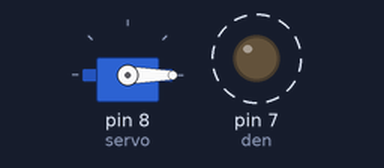
This sketch was run on a simulated Arduino Uno, built with avr-gcc and run on an emulated ATmega328P. On the bench: servo, output pins drawn as LEDs (lit = HIGH). Dashed ring = blinking. What the sketch prints to the serial monitor is not drawn.

Above: at 0.05 s.
At 5.2 s:
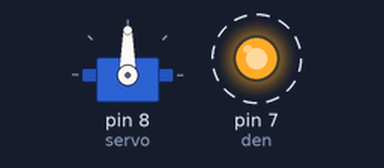
Timing chart, 0 to 7.9 s (numbered marks = the images above):
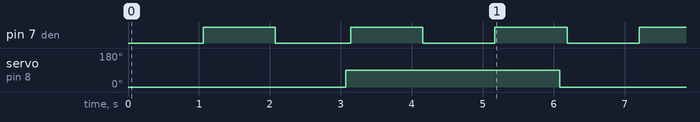

Measured:
- by itself, pin 7 (den): alternates HIGH for 1.0 s and LOW for 1.0 s
- by itself, servo on pin 8 (servo): alternates 90° for 3.0 s and 0° for 3.0 s

The sketch:

test4.ino
```cpp
int choden = 1000;
int choservo = 3000;
unsigned long hientai_den = 0;
unsigned long hientai_servo = 0;
unsigned long thoigian;

int den = 7;

#include <Servo.h>
Servo myservo;
int servo = 8;
int goc_servo;

void setup()
{
  Serial.begin(9600);

  pinMode(den, OUTPUT);
  myservo.attach(servo);
  myservo.write(0);
}

void loop()
{
//    digitalWrite(den, HIGH);
//    delay(1000);
//    digitalWrite(den, LOW);
//    delay(1000);

    thoigian = millis();
    Serial.print("Time: "); Serial.println(thoigian);
    goc_servo = myservo.read();

    if(thoigian - hientai_den >= choden)
    {
        hientai_den = millis();
        Serial.print("              ");
        Serial.print("Hiện tại Đèn: "); Serial.print(hientai_den); Serial.print("     ");

        if (digitalRead(den) == LOW)
        {
          digitalWrite(den, HIGH);
          Serial.println("Đèn ON");
        }
        else
        {
          digitalWrite(den, LOW);
          Serial.println("Đèn OFF");
        }
    }

    if (thoigian - hientai_servo >= choservo)
    {
      hientai_servo = millis();
      Serial.print("              ");
      Serial.print("Hiện tại Servo: "); Serial.print(hientai_servo); Serial.print("     ");

      if (goc_servo == 0)
      {
        myservo.write(90);
        Serial.println("Servo: 90");
      }
      else
      {
        myservo.write(0);
        Serial.println("Servo: 0");
      }
    }
}
```
